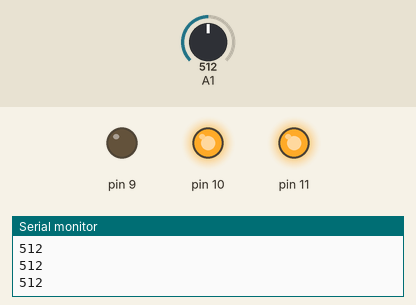
Bench run of a sketch on a simulated Arduino Uno, built with avr-gcc and run on an emulated ATmega328P. Shown: output pins drawn as LEDs (lit = HIGH), the last lines printed to the serial monitor. The inputs (shaded band) are chosen by the test bench; at power-on: A1 = 512.

Above: at 1.3 s.
1.4 s: A1 set to 584
3.2 s: A1 set to 618
At 5.1 s:
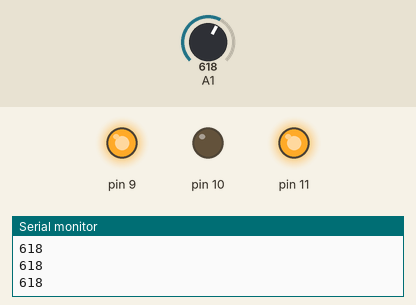
5.5 s: A1 set to 688
7.2 s: A1 set to 714
At 8.3 s:
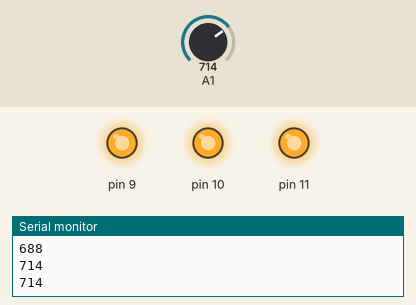
9.5 s: A1 set to 390
At 11.0 s:
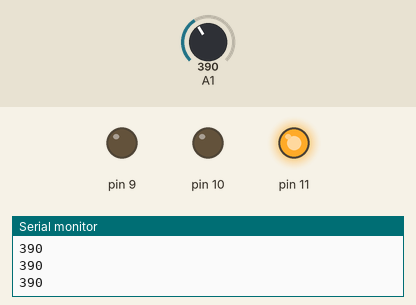
11.5 s: A1 set to 418
At 12.6 s:
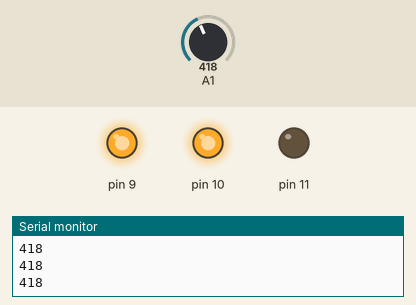
Timing chart, 0 to 14.5 s (numbered marks = the images above; inputs shaded):
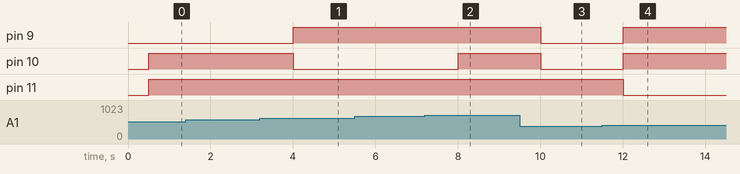

The sketch:

63010870_25.ino
```cpp
void setup() {
  pinMode(A0, INPUT);
  pinMode(9,OUTPUT);
  pinMode(10,OUTPUT);
  pinMode(11,OUTPUT);
  Serial.begin(9600);
}

void loop() {
  int LED = analogRead(A1);
  Serial.println (LED);
  delay(500);
  if(LED>100&&LED<200)
  {
    digitalWrite(9,HIGH);
    digitalWrite(10,LOW);
    digitalWrite(11,LOW);
  }
  else if (LED>200&&LED<300)
  {
    digitalWrite(9,LOW);
    digitalWrite(10,HIGH);
    digitalWrite(11,LOW);
  }
  else if (LED>300&&LED<400)
  {
    digitalWrite(9,LOW);
    digitalWrite(10,LOW);
    digitalWrite(11,HIGH);
  }
  else if (LED>400&&LED<500)
  {
    digitalWrite(9,HIGH);
    digitalWrite(10,HIGH);
    digitalWrite(11,LOW);
  }
  else if (LED>500&&LED<600)
  {
    digitalWrite(9,LOW);
    digitalWrite(10,HIGH);
    digitalWrite(11,HIGH);
  }
  else if (LED>600&&LED<700)
  {
    digitalWrite(9,HIGH);
    digitalWrite(10,LOW);
    digitalWrite(11,HIGH);
  }
  else if (LED>700&&LED<800)
  {
    digitalWrite(9,HIGH);
    digitalWrite(10,HIGH);
    digitalWrite(11,HIGH);
  }
  else if (LED>800)
  {
    digitalWrite(9,LOW);
    digitalWrite(10,LOW);
    digitalWrite(11,LOW);
  }
  // put your main code here, to run repeatedly:

}
```

Measured:
- the behaviour switches between 600 and 601 on A1 (found by bisection; images 0 and 1)
- the behaviour switches between 700 and 701 on A1 (found by bisection; images 1 and 2)
- the behaviour switches between 400 and 401 on A1 (found by bisection; images 3 and 4)
- after the input at 3.2 s, pin 9: LOW → HIGH after 0.80 s; pin 10: HIGH → LOW after 0.80 s
- after the input at 7.2 s, pin 10: LOW → HIGH after 0.81 s
- after the input at 9.5 s, pin 9, pin 10: HIGH → LOW after 0.51 s
- after the input at 11.5 s, pin 9, pin 10: LOW → HIGH after 0.51 s; pin 11: HIGH → LOW after 0.51 s
